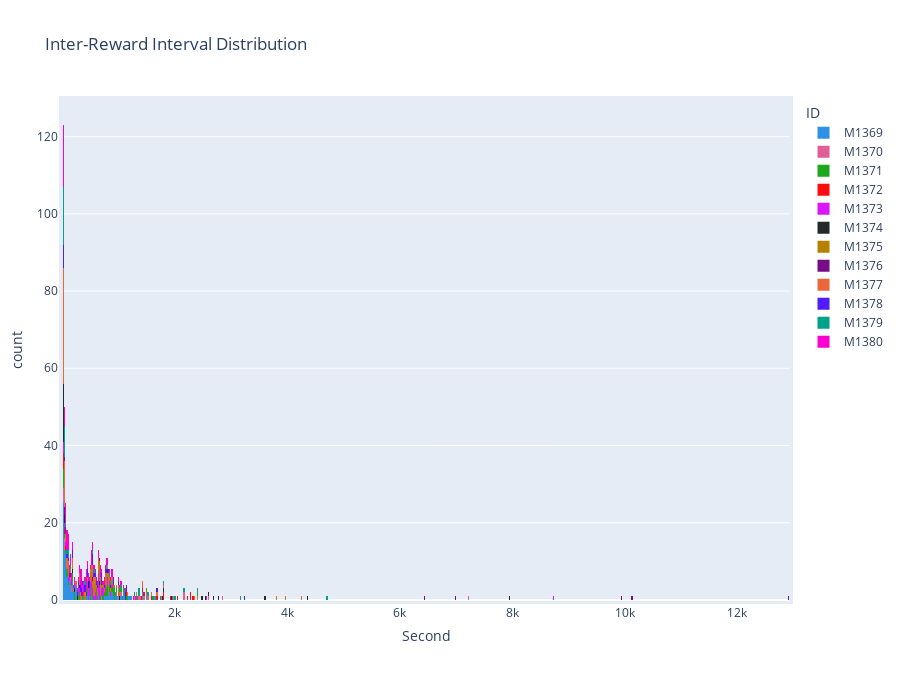

The notebook cell this image was saved under:
### Code cell
filepath = '/Users/yunyihuang/Desktop/georgelab/gl_local/data/BSB273EC13HSOXYLGA14_output.xlsx'
df = cleanup(filepath)
df_filtered = filtered_reward(df)
reward_histogram(df_filtered)

### Figure 1 — Plotly figure (JSON) as saved in the notebook; plotly's stock layout.template omitted (floating-point values rounded to 4 significant figures)
{"data": [{"alignmentgroup": "True", "bingroup": "x", "hovertemplate": "ID=M1369<br>Second=%{x}<br>count=%{y}<extra></extra>", "legendgroup": "M1369", "marker": {"color": "#2E91E5", "pattern": {"shape": ""}}, "name": "M1369", "nbinsx": 646, "offsetgroup": "M1369", "orientation": "v", "showlegend": true, "type": "histogram", "x": [98, 190, 67, 76, 432, 658, 45, 537, 66, 966, 805, 147, 852, 51, 124, 67, 946, 22, 396, 154, 24, 130, 1229, 44, 21, 20, 22, 1645, 51, 1101, 190, 77, 442, 40, 51, 167, 86, 1093, 45, 203, 1194, 55, 88, 87, 113, 1432, 34, 173, 875, 24, 36, 21, 250, 1438, 43, 25, 24, 259, 42, 24, 1202, 26, 196, 49, 1098, 20, 481, 27, 831, 38, 184, 897, 24, 20, 197, 133, 895, 740, 126, 218, 69, 768, 847, 41, 28, 903, 143, 1049, 38, 98, 106, 46, 77, 66, 122, 74, 144, 61, 1665, 116, 246, 993, 26, 28, 26, 32, 115, 61, 1502, 61, 254, 797, 25, 93, 158], "xaxis": "x", "yaxis": "y"}, {"alignmentgroup": "True", "bingroup": "x", "hovertemplate": "ID=M1370<br>Second=%{x}<br>count=%{y}<extra></extra>", "legendgroup": "M1370", "marker": {"color": "#E15F99", "pattern": {"shape": ""}}, "name": "M1370", "nbinsx": 646, "offsetgroup": "M1370", "orientation": "v", "showlegend": true, "type": "histogram", "x": [1005, 154, 2608, 26, 1994, 2174, 1297, 30, 714, 163, 2409, 32, 2175, 2856, 43, 1775, 49, 1451, 1057, 1510, 25, 1468, 1368, 977, 43, 7233], "xaxis": "x", "yaxis": "y"}, {"alignmentgroup": "True", "bingroup": "x", "hovertemplate": "ID=M1371<br>Second=%{x}<br>count=%{y}<extra></extra>", "legendgroup": "M1371", "marker": {"color": "#1CA71C", "pattern": {"shape": ""}}, "name": "M1371", "nbinsx": 646, "offsetgroup": "M1371", "orientation": "v", "showlegend": true, "type": "histogram", "x": [1600, 1056, 227, 55, 1080, 312, 23, 38, 756, 21, 607, 191, 732, 817, 524, 899, 1622, 295, 369, 910, 517, 223, 915, 963, 112, 1355, 69, 1509, 445, 195, 1146, 804, 791, 90, 1178, 932, 441, 941, 845, 289, 785, 542, 765, 923, 807, 931, 851, 694, 1106, 2402, 35, 35, 81, 605, 527], "xaxis": "x", "yaxis": "y"}, {"alignmentgroup": "True", "bingroup": "x", "hovertemplate": "ID=M1372<br>Second=%{x}<br>count=%{y}<extra></extra>", "legendgroup": "M1372", "marker": {"color": "#FB0D0D", "pattern": {"shape": ""}}, "name": "M1372", "nbinsx": 646, "offsetgroup": "M1372", "orientation": "v", "showlegend": true, "type": "histogram", "x": [372, 1443, 1430, 1804, 1468, 1812, 24, 2294, 23, 1932, 1406, 1597, 1154, 45, 2232, 1690, 22, 2285, 20, 42, 2337, 60, 2046], "xaxis": "x", "yaxis": "y"}, {"alignmentgroup": "True", "bingroup": "x", "hovertemplate": "ID=M1373<br>Second=%{x}<br>count=%{y}<extra></extra>", "legendgroup": "M1373", "marker": {"color": "#DA16FF", "pattern": {"shape": ""}}, "name": "M1373", "nbinsx": 646, "offsetgroup": "M1373", "orientation": "v", "showlegend": true, "type": "histogram", "x": [297, 603, 815, 105, 895, 311, 372, 495, 767, 27, 1322, 302, 49, 26, 61, 120, 1306, 777, 544, 674, 733, 718, 515, 475, 842, 669, 517, 720, 297, 651, 642, 552, 650, 470, 670, 375, 531, 508, 646, 648, 702, 535, 447, 596, 594, 622, 644, 2569, 8726, 864, 35, 507, 813, 459, 497, 576, 471, 671], "xaxis": "x", "yaxis": "y"}, {"alignmentgroup": "True", "bingroup": "x", "hovertemplate": "ID=M1374<br>Second=%{x}<br>count=%{y}<extra></extra>", "legendgroup": "M1374", "marker": {"color": "#222A2A", "pattern": {"shape": ""}}, "name": "M1374", "nbinsx": 646, "offsetgroup": "M1374", "orientation": "v", "showlegend": true, "type": "histogram", "x": [38, 470, 471, 662, 54, 21, 23, 21, 26, 23, 25, 26, 24, 34, 20, 26, 2612, 1810, 2782, 2691, 3612, 233, 30, 24, 48, 1038, 193, 300, 276, 1958, 36, 2482, 7950, 1785, 4372, 2544], "xaxis": "x", "yaxis": "y"}, {"alignmentgroup": "True", "bingroup": "x", "hovertemplate": "ID=M1375<br>Second=%{x}<br>count=%{y}<extra></extra>", "legendgroup": "M1375", "marker": {"color": "#B68100", "pattern": {"shape": ""}}, "name": "M1375", "nbinsx": 646, "offsetgroup": "M1375", "orientation": "v", "showlegend": true, "type": "histogram", "x": [179, 680, 780, 570, 791, 562, 623, 684, 777, 1001, 794, 646, 828, 905, 646, 778, 810, 536, 580, 668, 667, 920, 557, 597, 337, 525, 618, 789, 643, 695, 895, 3974, 670, 412, 629, 586, 672, 832, 853, 565, 548, 708, 739, 748, 839, 3809, 502, 535, 515, 696, 675], "xaxis": "x", "yaxis": "y"}, {"alignmentgroup": "True", "bingroup": "x", "hovertemplate": "ID=M1376<br>Second=%{x}<br>count=%{y}<extra></extra>", "legendgroup": "M1376", "marker": {"color": "#750D86", "pattern": {"shape": ""}}, "name": "M1376", "nbinsx": 646, "offsetgroup": "M1376", "orientation": "v", "showlegend": true, "type": "histogram", "x": [545, 660, 145, 54, 6451, 809, 6998, 46, 9946, 10127], "xaxis": "x", "yaxis": "y"}, {"alignmentgroup": "True", "bingroup": "x", "hovertemplate": "ID=M1377<br>Second=%{x}<br>count=%{y}<extra></extra>", "legendgroup": "M1377", "marker": {"color": "#EB663B", "pattern": {"shape": ""}}, "name": "M1377", "nbinsx": 646, "offsetgroup": "M1377", "orientation": "v", "showlegend": true, "type": "histogram", "x": [820, 23, 540, 29, 654, 34, 31, 692, 24, 81, 30, 100, 1421, 22, 25, 25, 454, 159, 26, 579, 247, 827, 25, 85, 196, 826, 69, 804, 519, 50, 300, 559, 540, 82, 1004, 51, 40, 200, 328, 864, 27, 407, 116, 885, 1034, 307, 28, 183, 58, 1588, 24, 349, 778, 51, 22, 576, 67, 1801, 25, 38, 1399, 44, 32, 114, 1529, 318, 32, 1002, 50, 42, 1177, 24, 30, 54, 28, 2349, 28, 21, 49, 580, 29, 1689, 4255, 51, 521, 186, 32, 34, 972, 44, 25, 108, 1335, 30, 23, 1435], "xaxis": "x", "yaxis": "y"}, {"alignmentgroup": "True", "bingroup": "x", "hovertemplate": "ID=M1378<br>Second=%{x}<br>count=%{y}<extra></extra>", "legendgroup": "M1378", "marker": {"color": "#511CFB", "pattern": {"shape": ""}}, "name": "M1378", "nbinsx": 646, "offsetgroup": "M1378", "orientation": "v", "showlegend": true, "type": "histogram", "x": [71, 189, 86, 791, 1017, 413, 56, 495, 374, 626, 757, 291, 1155, 718, 31, 571, 1121, 867, 12913, 39, 443, 455, 113, 412, 355, 839, 555, 718, 496, 324, 351, 1135, 28, 28, 906, 1689, 274, 426, 599, 918, 25, 604, 717, 3259, 26, 541, 126, 1145, 550, 182, 775, 332, 78], "xaxis": "x", "yaxis": "y"}, {"alignmentgroup": "True", "bingroup": "x", "hovertemplate": "ID=M1379<br>Second=%{x}<br>count=%{y}<extra></extra>", "legendgroup": "M1379", "marker": {"color": "#00A08B", "pattern": {"shape": ""}}, "name": "M1379", "nbinsx": 646, "offsetgroup": "M1379", "orientation": "v", "showlegend": true, "type": "histogram", "x": [31, 571, 411, 1370, 38, 1119, 112, 42, 39, 1757, 36, 3165, 34, 787, 35, 40, 49, 36, 36, 1974, 2001, 44, 29, 29, 1042, 853, 555, 1077, 2404, 112, 84, 29, 1360, 2169, 1809, 35, 48, 25, 1284, 44, 4706, 56, 38, 1520, 60, 35, 40, 869, 151, 1024], "xaxis": "x", "yaxis": "y"}, {"alignmentgroup": "True", "bingroup": "x", "hovertemplate": "ID=M1380<br>Second=%{x}<br>count=%{y}<extra></extra>", "legendgroup": "M1380", "marker": {"color": "#FB00D1", "pattern": {"shape": ""}}, "name": "M1380", "nbinsx": 646, "offsetgroup": "M1380", "orientation": "v", "showlegend": true, "type": "histogram", "x": [390, 23, 26, 32, 387, 53, 431, 712, 117, 778, 93, 439, 888, 23, 283, 24, 549, 742, 28, 684, 401, 652, 40, 477, 175, 530, 431, 37, 615, 349, 1044, 76, 157, 689, 38, 127, 491, 160, 1093, 63, 357, 188, 1026, 21, 134, 58, 511, 274, 753, 38, 894, 76, 59, 841, 24, 343, 522, 306, 179, 221, 1000, 60, 803, 28, 448, 805, 83, 721, 39, 216, 695, 188, 118, 1261, 96, 93, 326, 421, 423, 308, 331, 474, 112, 434, 320, 584, 109, 221, 558, 57, 458, 1130, 34, 21, 239, 321, 525, 796, 35, 346, 791, 74, 563, 396, 350, 140, 524, 394, 658, 638, 95, 879, 144], "xaxis": "x", "yaxis": "y"}], "layout": {"autosize": false, "barmode": "relative", "height": 700, "legend": {"title": {"text": "ID"}, "tracegroupgap": 0}, "margin": {"b": 100, "l": 50, "pad": 4, "r": 50, "t": 100}, "title": {"text": "Inter-Reward Interval Distribution"}, "width": 900, "xaxis": {"anchor": "y", "domain": [0, 1], "title": {"text": "Second"}}, "yaxis": {"anchor": "x", "domain": [0, 1], "title": {"text": "count"}}}}
